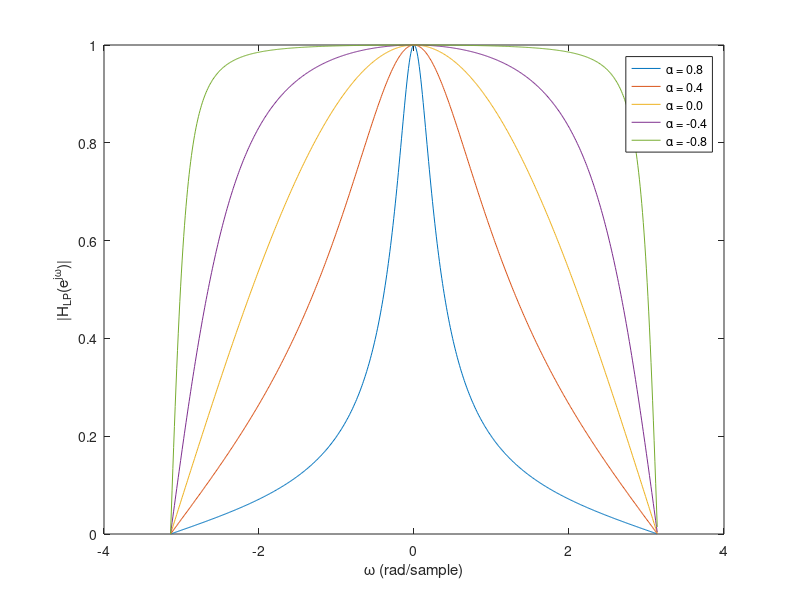
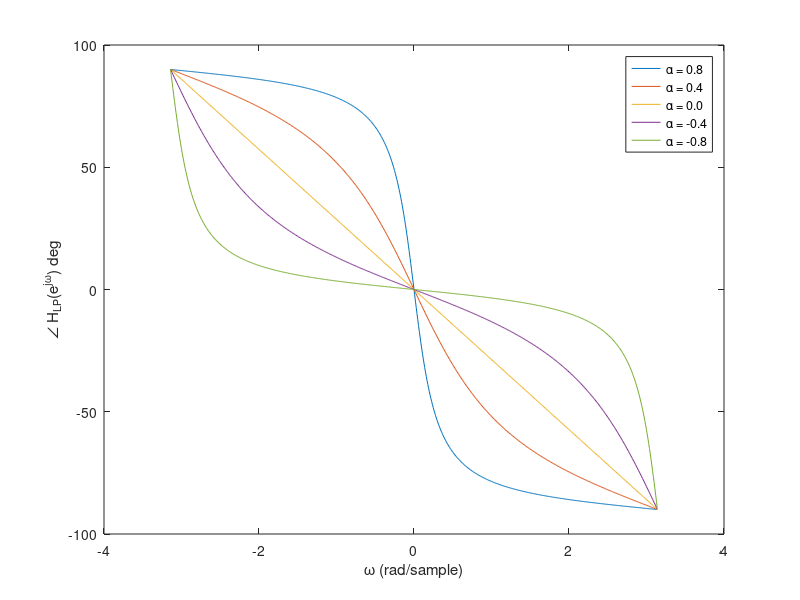

Write the MATLAB code that produced these figures, in order.
clear;
close all;
omega = -pi:0.01:pi;

z = exp(1j*omega);

index = 0;
for alpha = 0.8:-0.4:-0.8
    H_LP = (1 - alpha) / 2 * (1 + 1./z) ./ (1 - alpha./z);

    magnitude = abs(H_LP);
    phase = angle(H_LP);

    figure(1);
    plot(omega, magnitude);
    hold on;

    figure(2);
    plot(omega, rad2deg(phase));
    hold on;
    
    index = index + 1;
    legendInfo{index} = ['\alpha = ', sprintf('%0.1f', alpha)];
end

figure(1);
xlabel('\omega (rad/sample)');
ylabel('|H_{LP}(e^{j\omega})|');
legend(legendInfo);

figure(2);
xlabel('\omega (rad/sample)');
ylabel('\angle H_{LP}(e^{j\omega}) deg');
legend(legendInfo);
